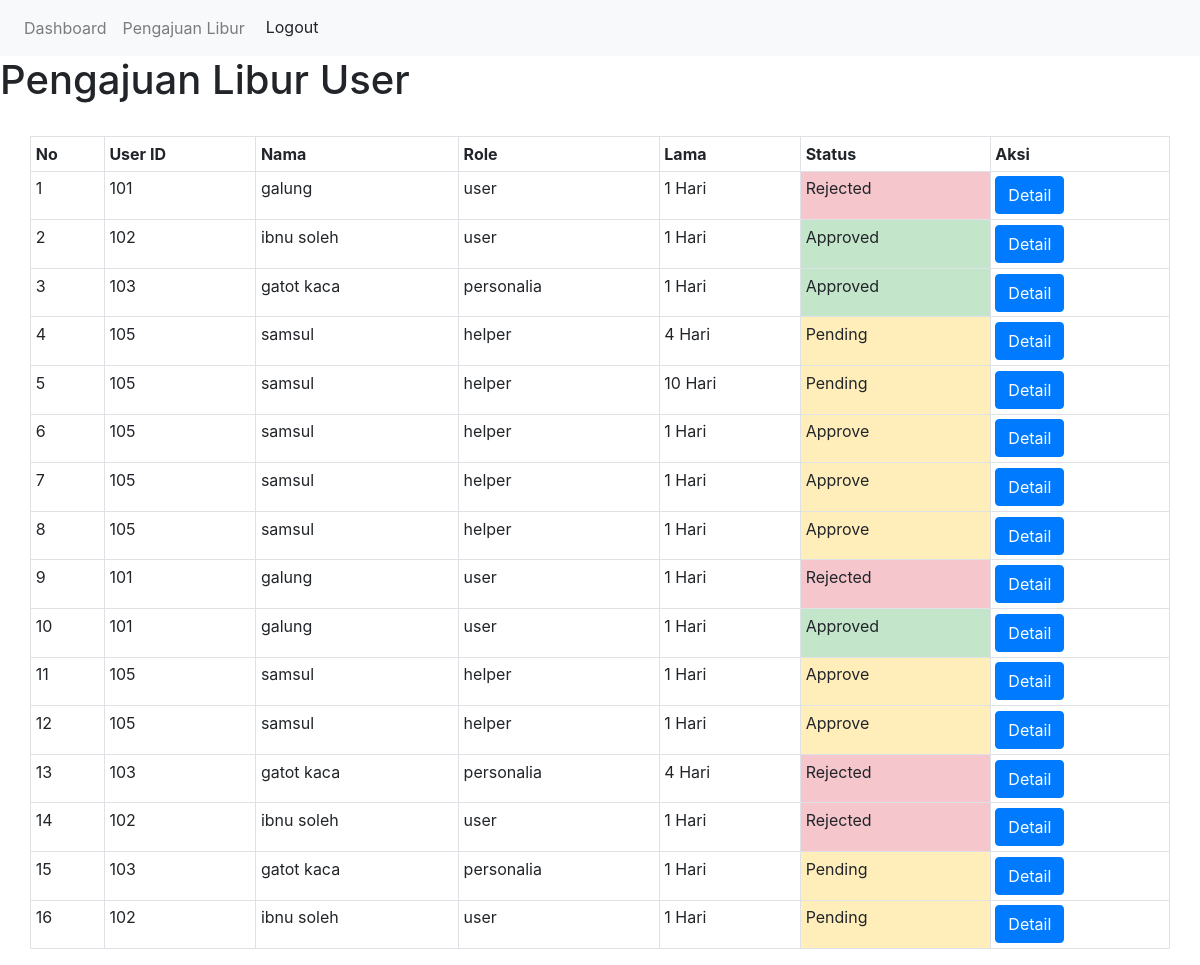
The page /dashboard/admin/dayoff-user.php (signed in) on the database its author committed.
### tables this page shows
CREATE TABLE `dayoff` (
  `id` int(11) NOT NULL,
  `user_id` int(11) NOT NULL,
  `start_date` varchar(10) NOT NULL,
  `end_date` varchar(10) NOT NULL,
  `purpose` varchar(255) NOT NULL,
  `status` varchar(25) NOT NULL DEFAULT '"Pending"'
);

CREATE TABLE `users` (
  `id` int(11) NOT NULL,
  `user_id` int(8) NOT NULL,
  `password` varchar(255) NOT NULL,
  `nama_lengkap` varchar(255) NOT NULL,
  `role` varchar(255) NOT NULL
);

### connection.php (called while the page is built, shortened)
<?php
function dateDifference($date1, $date2)
{
    $date = strtotime($date1) - strtotime($date2);
    $sec_per_day = 24 * 60 * 60;
    return abs(round($date / $sec_per_day));
}

### dashboard/admin/dayoff-user.php (the view, shortened to what this page needs)
<!DOCTYPE html>
<html lang="en">
<?php
include("../header.php");
include("navbar.php");
?>
<h1>Pengajuan Libur User</h1>
<div class="container">
    <br>
    <div class="row">
        <table class="table table-bordered table-sm">
            <tr>
                <th>No</th>
                <th>User ID</th>
                <th>Nama</th>
                <th>Role</th>
                <th>Lama</th>
                <th>Status</th>
                <th colspan="2">Aksi</th>
            </tr>
            <?php
            include("../../connection.php");
            $sql = "SELECT * FROM users JOIN dayoff ON users.user_id = dayoff.user_id";
            $result = $db->query($sql);
            $no = 1;
            while ($data = $result->fetch_assoc()) {
                echo "<tr class='tr'>";
                echo "<td class='td'>" . $no++ . "</td>";
                echo "<td class='td'>" . $data['user_id'] . "</td>";
                echo "<td class='td'>" . $data['nama_lengkap'] . "</td>";
                echo "<td class='td'>" . $data['role'] . "</td>";
                $diff = dateDifference($data['end_date'], $data['start_date']);
                echo "<td class='td'>" .  $diff . ' Hari' . "</td>";
                if ($data['status'] === "Approved") {
                    echo "<td class=" . "table-success" . ">" . $data['status'] . "</td>";
                } else if ($data['status'] === "Rejected") {
                    echo "<td class=" . "table-danger" . ">" . $data['status'] . "</td>";
                } else {
                    echo "<td class=" . "table-warning" . ">" . $data['status'] . "</td>";
                }
                echo "<td class='td'>" . '<a href="detail.php?id=' . $data['id'] . '" class="btn btn-primary">Detail</a>' . "</td>";
                echo "</tr>";
            }
            ?>
        </table>
    </div>
</div>
</body>
</html>

### rows shown on the page
dayoff: user "101", users.nama_lengkap "galung", users.role "user", diff "1", status "Rejected"
dayoff: user "102", users.nama_lengkap "ibnu soleh", users.role "user", diff "1", status "Approved"
dayoff: user "103", users.nama_lengkap "gatot kaca", users.role "personalia", diff "1", status "Approved"
dayoff: user "105", users.nama_lengkap "samsul", users.role "helper", diff "4", status "Pending"
dayoff: user "105", users.nama_lengkap "samsul", users.role "helper", diff "10", status "Pending"
dayoff: user "105", users.nama_lengkap "samsul", users.role "helper", diff "1", status "Approve"
dayoff: user "105", users.nama_lengkap "samsul", users.role "helper", diff "1", status "Approve"
dayoff: user "105", users.nama_lengkap "samsul", users.role "helper", diff "1", status "Approve"
dayoff: user "101", users.nama_lengkap "galung", users.role "user", diff "1", status "Rejected"
dayoff: user "101", users.nama_lengkap "galung", users.role "user", diff "1", status "Approved"
dayoff: user "105", users.nama_lengkap "samsul", users.role "helper", diff "1", status "Approve"
dayoff: user "105", users.nama_lengkap "samsul", users.role "helper", diff "1", status "Approve"
dayoff: user "103", users.nama_lengkap "gatot kaca", users.role "personalia", diff "4", status "Rejected"
dayoff: user "102", users.nama_lengkap "ibnu soleh", users.role "user", diff "1", status "Rejected"
dayoff: user "103", users.nama_lengkap "gatot kaca", users.role "personalia", diff "1", status "Pending"
dayoff: user "102", users.nama_lengkap "ibnu soleh", users.role "user", diff "1", status "Pending"
